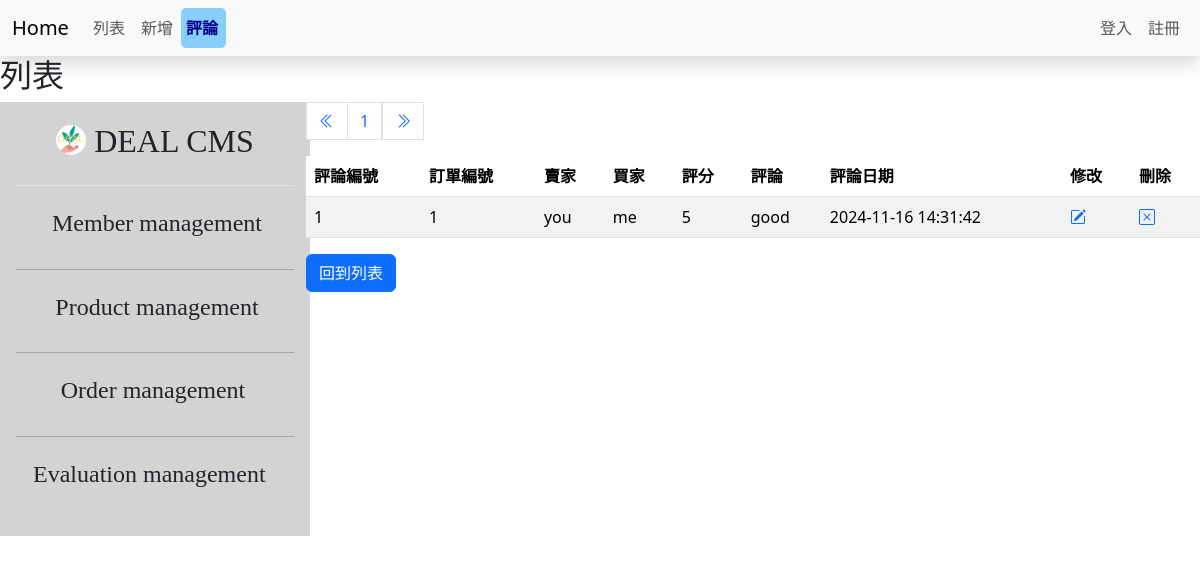
The page /eval_list_admin.php on the database its author committed.
### tables this page shows
CREATE TABLE `comment_fake` (
  `id` int NOT NULL,
  `order_id` int NOT NULL,
  `sellername` varchar(255) NOT NULL,
  `buyername` varchar(255) NOT NULL,
  `rate` int NOT NULL,
  `creat_at` timestamp NOT NULL,
  `comment` text NOT NULL
);

### eval_list_admin.php (the view, shortened to what this page needs)
<?php require __DIR__."/parts/db_link.php";
$page=isset($_GET['page']) ? intval($_GET['page']) :1;
$perPage=10;
$total_sql="SELECT COUNT(1) FROM comment_fake ";
$total_rows=$pdo->query($total_sql)->fetch(PDO::FETCH_NUM)[0];
$total_pages=ceil($total_rows/$perPage);
$sql=sprintf("SELECT * FROM comment_fake LIMIT %s, %s",($page-1)*$perPage,$perPage);
$rows=$pdo->query($sql)->fetchAll();
?>
<?php include __DIR__."/parts/header.php"?>
<?php include __DIR__."/parts/navbar.php"?>
<div class="contain">
	<h2>列表</h2>
	<div class="contain">
		<div class="row">
			<div class="col-3">
			<?php include __DIR__."/parts/sidebar.php"?>
			</div>
			<div class="col-9">
			<div class="contain">
	<div class="row">
		<div class="col">
		<nav aria-label="Page navigation example">
  <ul class="pagination">
		<li>
	  <a class="page-link" href="?page=<?=1?>" aria-label="Next">
		<i class="bi bi-chevron-double-left"></i>
		</a>
	  </li>
		<?php for($i=$page-2;$i<=$page+2;$i++):?>
    <li class="page-item"><a class="page-link" href="?page=<?=$i?>"><?=$i?></a></li>
    <?php endfor?>
		<li>
		<a class="page-link" href="?page=<?=$total_pages?>" aria-label="Next">
		<i class="bi bi-chevron-double-right"></i>
		</a>
		</li>
  </ul>
</nav>
		</div>
	</div>
	<div class="row">
		<div class="col">
		<table class="table table-striped">
  <thead>
    <tr>
		<th scope="col">評論編號</th>
      <th scope="col">訂單編號</th>
      <th scope="col">賣家</th>
      <th scope="col">買家</th>
      <th scope="col">評分</th>
			<th scope="col">評論</th>
			<th scope="col">評論日期</th>
			<th scope="col">修改</th>
			<th scope="col">刪除</th>
    </tr>
  </thead>
  <tbody>
	<?php foreach($rows as $r):?>
	<tr>
	<td><?=$r["id"]?></td>
	<td><?=$r["order_id"]?></td>
		<td><?=$r["sellername"]?></td>
      <td><?=$r["buyername"]?></td>
      <td><?=$r["rate"]?></td>
			<td><?=htmlentities($r["comment"])?></td>
			<td><?=$r["creat_at"]?></td>
			<td><a href="eval_edit.php?sid=<?=$r["id"]?>"><i class="bi bi-pencil-square"></i></a></td>
			<td><a href="javascript: deleteIt(<?=$r["id"]?>)"><i class="bi bi-x-square"></i></a></td>
    </tr>
		<?php endforeach ?>
  </tbody>
</table>
<a href="list.php" class="btn btn-primary">回到列表</a>
		</div>
	</div>
</div></div></div></div></div>
<?php include __DIR__."/parts/footer.php"?>

### rows shown on the page
comment_fake: id "1", order "1", sellername "you", buyername "me", rate "5", comment "good", creat_at "2024-11-16 14:31:42"
